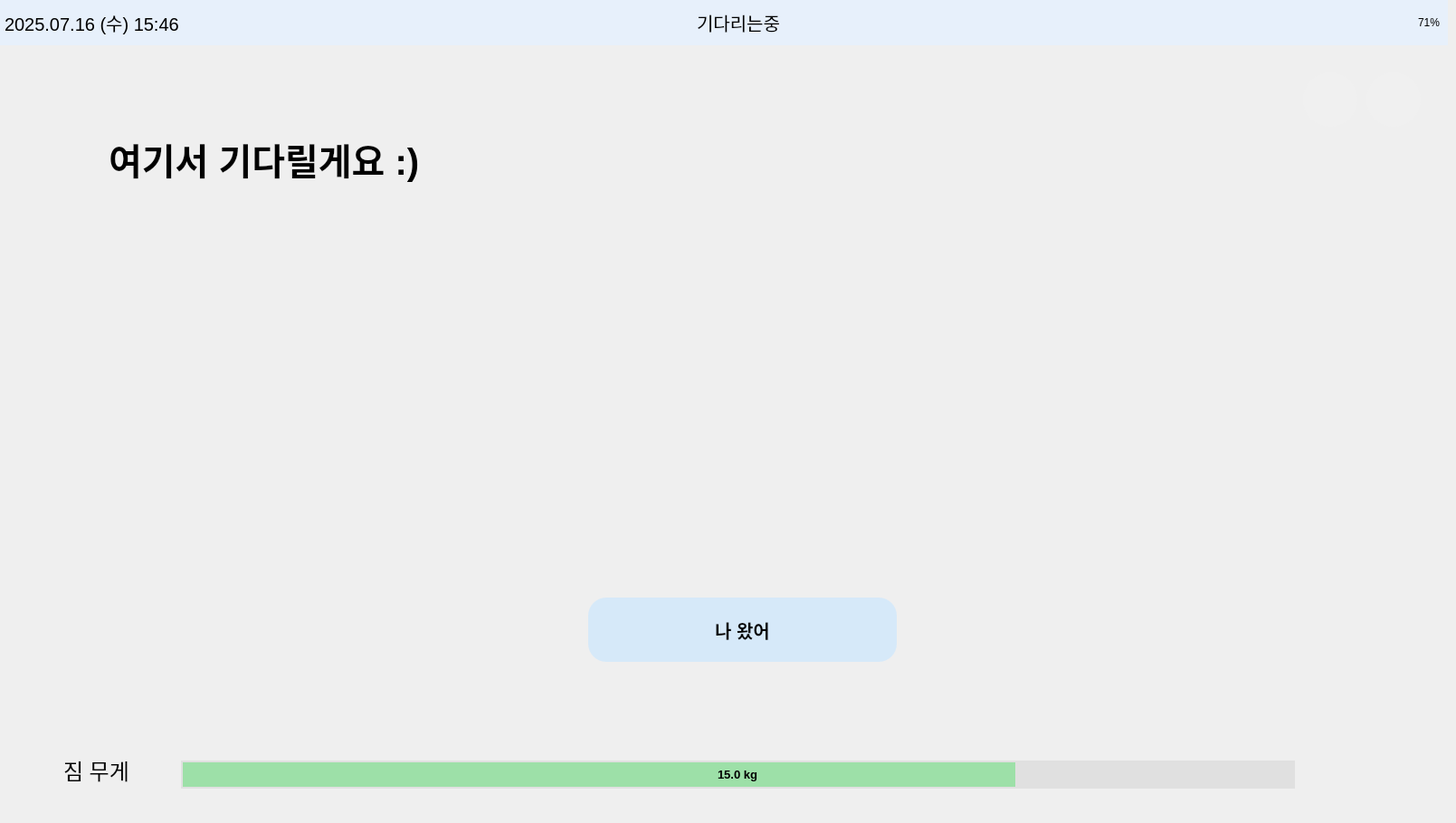
    <widget class="QWidget" name="page_waiting">
     <widget class="QFrame" name="topbar10">
      <property name="geometry">
       <rect>
        <x>0</x>
        <y>0</y>
        <width>1600</width>
        <height>50</height>
       </rect>
      </property>
      <property name="palette">
       <palette>
        <active>
         <colorrole role="WindowText">
          <brush brushstyle="SolidPattern">
           <color alpha="255">
            <red>0</red>
            <green>0</green>
            <blue>0</blue>
           </color>
          </brush>
         </colorrole>
         <colorrole role="Button">
          <brush brushstyle="SolidPattern">
           <color alpha="255">
            <red>231</red>
            <green>240</green>
            <blue>251</blue>
           </color>
          </brush>
         </colorrole>
         <colorrole role="Light">
          <brush brushstyle="SolidPattern">
           <color alpha="255">
            <red>255</red>
            <green>116</green>
            <blue>116</blue>
           </color>
          </brush>
         </colorrole>
         <colorrole role="Midlight">
          <brush brushstyle="SolidPattern">
           <color alpha="255">
            <red>247</red>
            <green>63</green>
            <blue>63</blue>
           </color>
          </brush>
         </colorrole>
         <colorrole role="Dark">
          <brush brushstyle="SolidPattern">
           <color alpha="255">
            <red>120</red>
            <green>6</green>
            <blue>6</blue>
           </color>
          </brush>
         </colorrole>
         <colorrole role="Mid">
          <brush brushstyle="SolidPattern">
           <color alpha="255">
            <red>160</red>
            <green>7</green>
            <blue>7</blue>
           </color>
          </brush>
         </colorrole>
         <colorrole role="Text">
          <brush brushstyle="SolidPattern">
           <color alpha="255">
            <red>0</red>
            <green>0</green>
            <blue>0</blue>
           </color>
          </brush>
         </colorrole>
         <colorrole role="BrightText">
          <brush brushstyle="SolidPattern">
           <color alpha="255">
            <red>255</red>
            <green>255</green>
            <blue>255</blue>
           </color>
          </brush>
         </colorrole>
         <colorrole role="ButtonText">
          <brush brushstyle="SolidPattern">
           <color alpha="255">
            <red>0</red>
            <green>0</green>
            <blue>0</blue>
           </color>
          </brush>
         </colorrole>
         <colorrole role="Base">
          <brush brushstyle="SolidPattern">
           <color alpha="255">
            <red>231</red>
            <green>240</green>
            <blue>251</blue>
           </color>
          </brush>
         </colorrole>
         <colorrole role="Window">
          <brush brushstyle="SolidPattern">
           <color alpha="255">
            <red>231</red>
            <green>240</green>
            <blue>251</blue>
           </color>
          </brush>
         </colorrole>
         <colorrole role="Shadow">
          <brush brushstyle="SolidPattern">
           <color alpha="255">
            <red>0</red>
            <green>0</green>
            <blue>0</blue>
           </color>
          </brush>
         </colorrole>
         <colorrole role="AlternateBase">
          <brush brushstyle="SolidPattern">
           <color alpha="255">
            <red>247</red>
            <green>133</green>
            <blue>133</blue>
           </color>
          </brush>
         </colorrole>
         <colorrole role="ToolTipBase">
          <brush brushstyle="SolidPattern">
           <color alpha="255">
            <red>255</red>
            <green>255</green>
            <blue>220</blue>
           </color>
          </brush>
         </colorrole>
         <colorrole role="ToolTipText">
          <brush brushstyle="SolidPattern">
           <color alpha="255">
            <red>0</red>
            <green>0</green>
            <blue>0</blue>
           </color>
          </brush>
         </colorrole>
         <colorrole role="PlaceholderText">
          <brush brushstyle="SolidPattern">
           <color alpha="128">
            <red>0</red>
            <green>0</green>
            <blue>0</blue>
           </color>
          </brush>
         </colorrole>
        </active>
        <inactive>
         <colorrole role="WindowText">
          <brush brushstyle="SolidPattern">
           <color alpha="255">
            <red>0</red>
            <green>0</green>
            <blue>0</blue>
           </color>
          </brush>
         </colorrole>
         <colorrole role="Button">
          <brush brushstyle="SolidPattern">
           <color alpha="255">
            <red>231</red>
            <green>240</green>
            <blue>251</blue>
           </color>
          </brush>
         </colorrole>
         <colorrole role="Light">
          <brush brushstyle="SolidPattern">
           <color alpha="255">
            <red>255</red>
            <green>116</green>
            <blue>116</blue>
           </color>
          </brush>
         </colorrole>
         <colorrole role="Midlight">
          <brush brushstyle="SolidPattern">
           <color alpha="255">
            <red>247</red>
            <green>63</green>
            <blue>63</blue>
           </color>
          </brush>
         </colorrole>
         <colorrole role="Dark">
          <brush brushstyle="SolidPattern">
           <color alpha="255">
            <red>120</red>
            <green>6</green>
            <blue>6</blue>
           </color>
          </brush>
         </colorrole>
         <colorrole role="Mid">
          <brush brushstyle="SolidPattern">
           <color alpha="255">
            <red>160</red>
            <green>7</green>
            <blue>7</blue>
           </color>
          </brush>
         </colorrole>
         <colorrole role="Text">
          <brush brushstyle="SolidPattern">
           <color alpha="255">
            <red>0</red>
            <green>0</green>
            <blue>0</blue>
           </color>
          </brush>
         </colorrole>
         <colorrole role="BrightText">
          <brush brushstyle="SolidPattern">
           <color alpha="255">
            <red>255</red>
            <green>255</green>
            <blue>255</blue>
           </color>
          </brush>
         </colorrole>
         <colorrole role="ButtonText">
          <brush brushstyle="SolidPattern">
           <color alpha="255">
            <red>0</red>
            <green>0</green>
            <blue>0</blue>
           </color>
          </brush>
         </colorrole>
         <colorrole role="Base">
          <brush brushstyle="SolidPattern">
           <color alpha="255">
            <red>231</red>
            <green>240</green>
            <blue>251</blue>
           </color>
          </brush>
         </colorrole>
         <colorrole role="Window">
          <brush brushstyle="SolidPattern">
           <color alpha="255">
            <red>231</red>
            <green>240</green>
            <blue>251</blue>
           </color>
          </brush>
         </colorrole>
         <colorrole role="Shadow">
          <brush brushstyle="SolidPattern">
           <color alpha="255">
            <red>0</red>
            <green>0</green>
            <blue>0</blue>
           </color>
          </brush>
         </colorrole>
         <colorrole role="AlternateBase">
          <brush brushstyle="SolidPattern">
           <color alpha="255">
            <red>247</red>
            <green>133</green>
            <blue>133</blue>
           </color>
          </brush>
         </colorrole>
         <colorrole role="ToolTipBase">
          <brush brushstyle="SolidPattern">
           <color alpha="255">
            <red>255</red>
            <green>255</green>
            <blue>220</blue>
           </color>
          </brush>
         </colorrole>
         <colorrole role="ToolTipText">
          <brush brushstyle="SolidPattern">
           <color alpha="255">
            <red>0</red>
            <green>0</green>
            <blue>0</blue>
           </color>
          </brush>
         </colorrole>
         <colorrole role="PlaceholderText">
          <brush brushstyle="SolidPattern">
           <color alpha="128">
            <red>0</red>
            <green>0</green>
            <blue>0</blue>
           </color>
          </brush>
         </colorrole>
        </inactive>
        <disabled>
         <colorrole role="WindowText">
          <brush brushstyle="SolidPattern">
           <color alpha="255">
            <red>120</red>
            <green>6</green>
            <blue>6</blue>
           </color>
          </brush>
         </colorrole>
         <colorrole role="Button">
          <brush brushstyle="SolidPattern">
           <color alpha="255">
            <red>231</red>
            <green>240</green>
            <blue>251</blue>
           </color>
          </brush>
         </colorrole>
         <colorrole role="Light">
          <brush brushstyle="SolidPattern">
           <color alpha="255">
            <red>255</red>
            <green>116</green>
            <blue>116</blue>
           </color>
          </brush>
         </colorrole>
         <colorrole role="Midlight">
          <brush brushstyle="SolidPattern">
           <color alpha="255">
            <red>247</red>
            <green>63</green>
            <blue>63</blue>
           </color>
          </brush>
         </colorrole>
         <colorrole role="Dark">
          <brush brushstyle="SolidPattern">
           <color alpha="255">
            <red>120</red>
            <green>6</green>
            <blue>6</blue>
           </color>
          </brush>
         </colorrole>
         <colorrole role="Mid">
          <brush brushstyle="SolidPattern">
           <color alpha="255">
            <red>160</red>
            <green>7</green>
            <blue>7</blue>
           </color>
          </brush>
         </colorrole>
         <colorrole role="Text">
          <brush brushstyle="SolidPattern">
           <color alpha="255">
            <red>120</red>
            <green>6</green>
            <blue>6</blue>
           </color>
          </brush>
         </colorrole>
         <colorrole role="BrightText">
          <brush brushstyle="SolidPattern">
           <color alpha="255">
            <red>255</red>
            <green>255</green>
            <blue>255</blue>
           </color>
          </brush>
         </colorrole>
         <colorrole role="ButtonText">
          <brush brushstyle="SolidPattern">
           <color alpha="255">
            <red>120</red>
            <green>6</green>
            <blue>6</blue>
           </color>
          </brush>
         </colorrole>
         <colorrole role="Base">
          <brush brushstyle="SolidPattern">
           <color alpha="255">
            <red>231</red>
            <green>240</green>
            <blue>251</blue>
           </color>
          </brush>
         </colorrole>
         <colorrole role="Window">
          <brush brushstyle="SolidPattern">
           <color alpha="255">
            <red>231</red>
            <green>240</green>
            <blue>251</blue>
           </color>
          </brush>
         </colorrole>
         <colorrole role="Shadow">
          <brush brushstyle="SolidPattern">
           <color alpha="255">
            <red>0</red>
            <green>0</green>
            <blue>0</blue>
           </color>
          </brush>
         </colorrole>
         <colorrole role="AlternateBase">
          <brush brushstyle="SolidPattern">
           <color alpha="255">
            <red>240</red>
            <green>11</green>
            <blue>11</blue>
           </color>
          </brush>
         </colorrole>
         <colorrole role="ToolTipBase">
          <brush brushstyle="SolidPattern">
           <color alpha="255">
            <red>255</red>
            <green>255</green>
            <blue>220</blue>
           </color>
          </brush>
         </colorrole>
         <colorrole role="ToolTipText">
          <brush brushstyle="SolidPattern">
           <color alpha="255">
            <red>0</red>
            <green>0</green>
            <blue>0</blue>
           </color>
          </brush>
         </colorrole>
         <colorrole role="PlaceholderText">
          <brush brushstyle="SolidPattern">
           <color alpha="128">
            <red>0</red>
            <green>0</green>
            <blue>0</blue>
           </color>
          </brush>
         </colorrole>
        </disabled>
       </palette>
      </property>
      <property name="styleSheet">
       <string>background-color: #e7f0fb;</string>
      </property>
      <widget class="QLabel" name="label_datetime10">
       <property name="geometry">
        <rect>
         <x>5</x>
         <y>0</y>
         <width>331</width>
         <height>50</height>
        </rect>
       </property>
       <property name="font">
        <font>
         <pointsize>15</pointsize>
        </font>
       </property>
       <property name="text">
        <string>2025.07.16 (수) 15:46</string>
       </property>
      </widget>
      <widget class="QLabel" name="label_battery10">
       <property name="geometry">
        <rect>
         <x>1470</x>
         <y>0</y>
         <width>121</width>
         <height>50</height>
        </rect>
       </property>
       <property name="text">
        <string>71%</string>
       </property>
       <property name="alignment">
        <set>Qt::AlignRight|Qt::AlignTrailing|Qt::AlignVCenter</set>
       </property>
      </widget>
      <widget class="QLabel" name="label_status10">
       <property name="geometry">
        <rect>
         <x>770</x>
         <y>0</y>
         <width>141</width>
         <height>50</height>
        </rect>
       </property>
       <property name="font">
        <font>
         <pointsize>15</pointsize>
         <weight>50</weight>
         <bold>false</bold>
        </font>
       </property>
       <property name="text">
        <string>기다리는중</string>
       </property>
      </widget>
      <widget class="QLabel" name="label_image10">
       <property name="geometry">
        <rect>
         <x>720</x>
         <y>0</y>
         <width>51</width>
         <height>41</height>
        </rect>
       </property>
       <property name="text">
        <string/>
       </property>
       <property name="pixmap">
        <pixmap>icon/기다리는중.png</pixmap>
       </property>
       <property name="scaledContents">
        <bool>true</bool>
       </property>
      </widget>
     </widget>
     <widget class="QPushButton" name="btn_home10">
      <property name="geometry">
       <rect>
        <x>1440</x>
        <y>80</y>
        <width>60</width>
        <height>60</height>
       </rect>
      </property>
      <property name="palette">
       <palette>
        <active>
         <colorrole role="Button">
          <brush brushstyle="SolidPattern">
           <color alpha="255">
            <red>240</red>
            <green>240</green>
            <blue>240</blue>
           </color>
          </brush>
         </colorrole>
         <colorrole role="Base">
          <brush brushstyle="SolidPattern">
           <color alpha="255">
            <red>240</red>
            <green>240</green>
            <blue>240</blue>
           </color>
          </brush>
         </colorrole>
         <colorrole role="Window">
          <brush brushstyle="SolidPattern">
           <color alpha="255">
            <red>240</red>
            <green>240</green>
            <blue>240</blue>
           </color>
          </brush>
         </colorrole>
        </active>
        <inactive>
         <colorrole role="Button">
          <brush brushstyle="SolidPattern">
           <color alpha="255">
            <red>240</red>
            <green>240</green>
            <blue>240</blue>
           </color>
          </brush>
         </colorrole>
         <colorrole role="Base">
          <brush brushstyle="SolidPattern">
           <color alpha="255">
            <red>240</red>
            <green>240</green>
            <blue>240</blue>
           </color>
          </brush>
         </colorrole>
         <colorrole role="Window">
          <brush brushstyle="SolidPattern">
           <color alpha="255">
            <red>240</red>
            <green>240</green>
            <blue>240</blue>
           </color>
          </brush>
         </colorrole>
        </inactive>
        <disabled>
         <colorrole role="Button">
          <brush brushstyle="SolidPattern">
           <color alpha="255">
            <red>240</red>
            <green>240</green>
            <blue>240</blue>
           </color>
          </brush>
         </colorrole>
         <colorrole role="Base">
          <brush brushstyle="SolidPattern">
           <color alpha="255">
            <red>240</red>
            <green>240</green>
            <blue>240</blue>
           </color>
          </brush>
         </colorrole>
         <colorrole role="Window">
          <brush brushstyle="SolidPattern">
           <color alpha="255">
            <red>240</red>
            <green>240</green>
            <blue>240</blue>
           </color>
          </brush>
         </colorrole>
        </disabled>
       </palette>
      </property>
      <property name="styleSheet">
       <string notr="true">QPushButton {
    border: none;
    border-radius: 30px;
    background-color: #F0F0F0;
}</string>
      </property>
      <property name="text">
       <string/>
      </property>
      <property name="icon">
       <iconset>
        <normaloff>icon/home.png</normaloff>icon/home.png</iconset>
      </property>
      <property name="iconSize">
       <size>
        <width>40</width>
        <height>40</height>
       </size>
      </property>
     </widget>
     <widget class="QProgressBar" name="weight_bar10">
      <property name="geometry">
       <rect>
        <x>200</x>
        <y>840</y>
        <width>1231</width>
        <height>31</height>
       </rect>
      </property>
      <property name="font">
       <font>
        <pointsize>10</pointsize>
        <weight>75</weight>
        <bold>true</bold>
       </font>
      </property>
      <property name="styleSheet">
       <string notr="true">QProgressBar {
    border: 2px solid #E0E0E0;         /* 테두리: 불투명 회색 */
    border-radius: 30px;               /* 둥글게 */
    background-color: #E0E0E0;         /* 배경: 불투명 연회색 */
    text-align: center;                /* 텍스트 중앙 정렬 */
}

QProgressBar::chunk {
    background-color: rgba(129, 224, 144, 180);   /* 초록색 바 + 투명도 */
    border-radius: 30px;
}
</string>
      </property>
      <property name="maximum">
       <number>20000</number>
      </property>
      <property name="value">
       <number>15000</number>
      </property>
      <property name="format">
       <string>15.0 kg</string>
      </property>
     </widget>
     <widget class="QLabel" name="label_waiting_text10">
      <property name="geometry">
       <rect>
        <x>120</x>
        <y>110</y>
        <width>1021</width>
        <height>131</height>
       </rect>
      </property>
      <property name="font">
       <font>
        <pointsize>30</pointsize>
        <weight>75</weight>
        <bold>true</bold>
       </font>
      </property>
      <property name="styleSheet">
       <string notr="true">background-color: rgba(255, 255, 255, 0);</string>
      </property>
      <property name="text">
       <string>여기서 기다릴게요 :)</string>
      </property>
      <property name="alignment">
       <set>Qt::AlignLeading|Qt::AlignLeft|Qt::AlignVCenter</set>
      </property>
     </widget>
     <widget class="QLabel" name="label_weight10">
      <property name="geometry">
       <rect>
        <x>70</x>
        <y>830</y>
        <width>101</width>
        <height>41</height>
       </rect>
      </property>
      <property name="font">
       <font>
        <pointsize>18</pointsize>
       </font>
      </property>
      <property name="styleSheet">
       <string notr="true">QLabel {
    color: #000000;  /* 원하는 색상 코드로 변경 */
}
</string>
      </property>
      <property name="text">
       <string>짐 무게</string>
      </property>
      <property name="alignment">
       <set>Qt::AlignLeading|Qt::AlignLeft|Qt::AlignVCenter</set>
      </property>
     </widget>
     <widget class="QPushButton" name="btn_back10">
      <property name="geometry">
       <rect>
        <x>1510</x>
        <y>80</y>
        <width>60</width>
        <height>60</height>
       </rect>
      </property>
      <property name="palette">
       <palette>
        <active>
         <colorrole role="Button">
          <brush brushstyle="SolidPattern">
           <color alpha="255">
            <red>240</red>
            <green>240</green>
            <blue>240</blue>
           </color>
          </brush>
         </colorrole>
         <colorrole role="Base">
          <brush brushstyle="SolidPattern">
           <color alpha="255">
            <red>240</red>
            <green>240</green>
            <blue>240</blue>
           </color>
          </brush>
         </colorrole>
         <colorrole role="Window">
          <brush brushstyle="SolidPattern">
           <color alpha="255">
            <red>240</red>
            <green>240</green>
            <blue>240</blue>
           </color>
          </brush>
         </colorrole>
        </active>
        <inactive>
         <colorrole role="Button">
          <brush brushstyle="SolidPattern">
           <color alpha="255">
            <red>240</red>
            <green>240</green>
            <blue>240</blue>
           </color>
          </brush>
         </colorrole>
         <colorrole role="Base">
          <brush brushstyle="SolidPattern">
           <color alpha="255">
            <red>240</red>
            <green>240</green>
            <blue>240</blue>
           </color>
          </brush>
         </colorrole>
         <colorrole role="Window">
          <brush brushstyle="SolidPattern">
           <color alpha="255">
            <red>240</red>
            <green>240</green>
            <blue>240</blue>
           </color>
          </brush>
         </colorrole>
        </inactive>
        <disabled>
         <colorrole role="Button">
          <brush brushstyle="SolidPattern">
           <color alpha="255">
            <red>240</red>
            <green>240</green>
            <blue>240</blue>
           </color>
          </brush>
         </colorrole>
         <colorrole role="Base">
          <brush brushstyle="SolidPattern">
           <color alpha="255">
            <red>240</red>
            <green>240</green>
            <blue>240</blue>
           </color>
          </brush>
         </colorrole>
         <colorrole role="Window">
          <brush brushstyle="SolidPattern">
           <color alpha="255">
            <red>240</red>
            <green>240</green>
            <blue>240</blue>
           </color>
          </brush>
         </colorrole>
        </disabled>
       </palette>
      </property>
      <property name="styleSheet">
       <string notr="true">QPushButton {
    border: none;
    border-radius: 30px;
    background-color: #F0F0F0;
}</string>
      </property>
      <property name="text">
       <string/>
      </property>
      <property name="icon">
       <iconset>
        <normaloff>icon/back.png</normaloff>icon/back.png</iconset>
      </property>
      <property name="iconSize">
       <size>
        <width>40</width>
        <height>40</height>
       </size>
      </property>
     </widget>
     <widget class="QPushButton" name="btn_imback10">
      <property name="geometry">
       <rect>
        <x>650</x>
        <y>660</y>
        <width>341</width>
        <height>71</height>
       </rect>
      </property>
      <property name="font">
       <font>
        <pointsize>-1</pointsize>
        <weight>75</weight>
        <bold>true</bold>
       </font>
      </property>
      <property name="styleSheet">
       <string notr="true">QPushButton {
    background-color: #d6e9f9;
    border: none;
    border-radius: 20px;  /* 숫자 키울수록 더 둥글게 */
    padding: 8px 16px;    /* 내부 여백 */
    font-size: 20px;      /* 글자 크기(선택사항) */
}
</string>
      </property>
      <property name="text">
       <string>나 왔어</string>
      </property>
     </widget>
     <widget class="QLabel" name="label_background10">
      <property name="geometry">
       <rect>
        <x>0</x>
        <y>50</y>
        <width>1600</width>
        <height>850</height>
       </rect>
      </property>
      <property name="text">
       <string/>
      </property>
      <property name="pixmap">
       <pixmap>icon/background.jpeg</pixmap>
      </property>
      <property name="scaledContents">
       <bool>true</bool>
      </property>
     </widget>
     <widget class="QLabel" name="label_arcs_img10">
      <property name="geometry">
       <rect>
        <x>530</x>
        <y>200</y>
        <width>581</width>
        <height>561</height>
       </rect>
      </property>
      <property name="text">
       <string/>
      </property>
      <property name="pixmap">
       <pixmap>icon/로봇음성2.png</pixmap>
      </property>
      <property name="scaledContents">
       <bool>true</bool>
      </property>
     </widget>
     <zorder>label_background10</zorder>
     <zorder>topbar10</zorder>
     <zorder>btn_home10</zorder>
     <zorder>weight_bar10</zorder>
     <zorder>label_waiting_text10</zorder>
     <zorder>label_weight10</zorder>
     <zorder>btn_back10</zorder>
     <zorder>label_arcs_img10</zorder>
     <zorder>btn_imback10</zorder>
    </widget>
